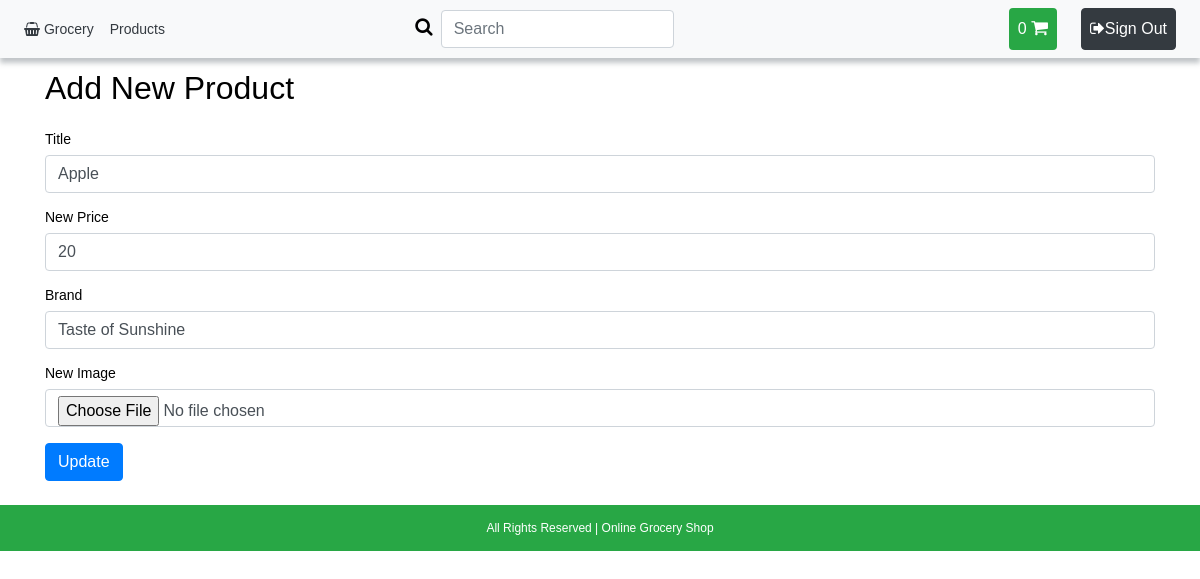
/components/product/update.php?id=7 (signed in), run on the app's committed database.
### tables this page shows
CREATE TABLE `products` (
  `id` int(11) NOT NULL,
  `title` varchar(25) NOT NULL,
  `category` varchar(20) DEFAULT NULL,
  `price` int(11) NOT NULL,
  `brand` varchar(100) NOT NULL,
  `image` varchar(20) NOT NULL
);

### components/product/update.php (the view, shortened to what this page needs)
<?php
$path = $_SERVER['DOCUMENT_ROOT'];
$path .= "/grocery/";
require_once($path . 'connect.php');
$id = $_GET['id'];
$SelSql = "SELECT * FROM `products` WHERE id=$id";
$res = mysqli_query($connection, $SelSql);
$r = mysqli_fetch_assoc($res);
?>
<?php require_once($path . 'templates/header.php') ?>
	<div class="container">
		<h2 class="my-4">Add New Product</h2>
		<form method="post" enctype="multipart/form-data">
			<div class="form-group">
                <label>Title</label>
				<input type="text" class="form-control" name="title" value="<?php echo $r['title'];?>" required/>
            </div>
            <div class="form-group">
                <label>New Price</label>
				<input type="text" class="form-control" name="price" value="<?php echo $r['price'];?>" required/>
            </div>
            <div class="form-group">
                <label>Brand</label>
				<input type="text" class="form-control" name="brand" value="<?php echo $r['brand'];?>"/>
            </div>
            <div class="form-group">
                <label>New Image</label>
				<input type="file" class="form-control" name="image" accept=".png,.gif,.jpg,.webp"/>
            </div>
			<input type="submit" class="btn btn-primary" value="Update" />
		</form>
	</div>
<?php require_once($path . 'templates/footer.php') ?>

### css/style.css (style rules this page uses)
* { color: black; }
html, body { height: 100%; }

### templates/header.php (style rules this page uses)
body { font: 14px sans-serif; }

### data on the page
products: title "Apple", price "20", brand "Taste of Sunshine"
